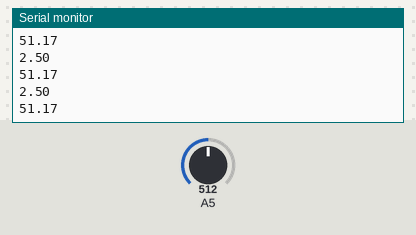
A sketch run on a simulated Arduino Uno, built with avr-gcc and run on an emulated ATmega328P. Parts: the last lines printed to the serial monitor. The inputs (shaded band) are chosen by the test bench; at power-on: A5 = 512.

Above: at 1.3 s.
1.4 s: A5 set to 716
At 1.81 s:
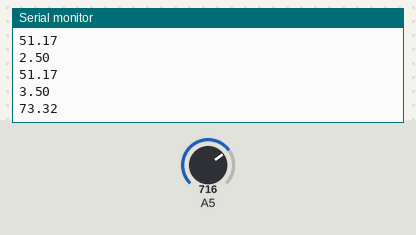
2.9 s: A5 set to 900
At 3.31 s:
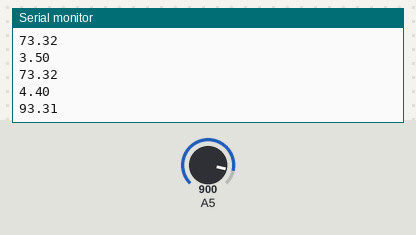
Timing chart, 0 to 5.9 s (numbered marks = the images above; inputs shaded):
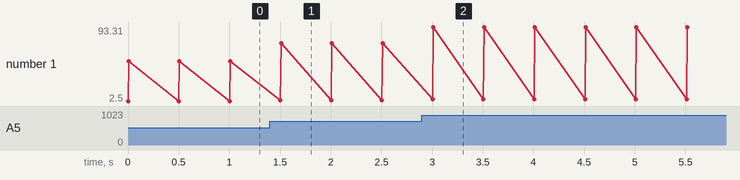

The sketch:

AnalogInput.ino
```cpp
void setup() {

  Serial.begin(9600);
}

void loop() {
   int sensorValue;

   sensorValue = analogRead(5);
   float volt = ((float)sensorValue*5)/1023;
   Serial.println(volt);

   float pr = ((volt-0.2)/(0.045));

   //int alt = -99.01*pow(sensorValue,5) + 1135*pow(sensorValue,4) - 4843.2*pow(sensorValue,3) + 9980.9*pow(sensorValue,2) - 13661*sensorValue + 15781;

   Serial.println(pr);
   //Serial.println(alt);

   delay(500);
}
```

Measured:
- after the input at 1.4 s, the serial monitor: prints a new line after 0.10 s (image 1)
- after the input at 2.9 s, the serial monitor: prints a new line after 0.11 s (image 2)
- plotted number 1: 51.17 → 73.32 after the input at 1.4 s, 73.32 → 93.31 after the input at 2.9 s
